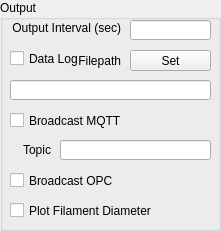
   <widget class="QGroupBox" name="groupBox_4">
    <property name="geometry">
     <rect>
      <x>380</x>
      <y>10</y>
      <width>221</width>
      <height>231</height>
     </rect>
    </property>
    <property name="title">
     <string>Output</string>
    </property>
    <widget class="QLineEdit" name="filepathRead">
     <property name="geometry">
      <rect>
       <x>10</x>
       <y>80</y>
       <width>201</width>
       <height>20</height>
      </rect>
     </property>
     <property name="alignment">
      <set>Qt::AlignRight|Qt::AlignTrailing|Qt::AlignVCenter</set>
     </property>
     <property name="readOnly">
      <bool>true</bool>
     </property>
    </widget>
    <widget class="QLabel" name="label_7">
     <property name="geometry">
      <rect>
       <x>70</x>
       <y>50</y>
       <width>51</width>
       <height>21</height>
      </rect>
     </property>
     <property name="text">
      <string>Filepath</string>
     </property>
     <property name="alignment">
      <set>Qt::AlignRight|Qt::AlignTrailing|Qt::AlignVCenter</set>
     </property>
    </widget>
    <widget class="QCheckBox" name="dataLogCheck">
     <property name="geometry">
      <rect>
       <x>10</x>
       <y>50</y>
       <width>161</width>
       <height>17</height>
      </rect>
     </property>
     <property name="text">
      <string>Data Log</string>
     </property>
    </widget>
    <widget class="QPushButton" name="filepathSet">
     <property name="geometry">
      <rect>
       <x>130</x>
       <y>50</y>
       <width>81</width>
       <height>21</height>
      </rect>
     </property>
     <property name="text">
      <string>Set</string>
     </property>
    </widget>
    <widget class="QLabel" name="label_8">
     <property name="geometry">
      <rect>
       <x>10</x>
       <y>20</y>
       <width>111</width>
       <height>16</height>
      </rect>
     </property>
     <property name="text">
      <string>Output Interval (sec)</string>
     </property>
     <property name="alignment">
      <set>Qt::AlignRight|Qt::AlignTrailing|Qt::AlignVCenter</set>
     </property>
    </widget>
    <widget class="QLineEdit" name="broadcastPeriodSet">
     <property name="geometry">
      <rect>
       <x>130</x>
       <y>20</y>
       <width>81</width>
       <height>20</height>
      </rect>
     </property>
    </widget>
    <widget class="QCheckBox" name="broadcastMQTTCheck">
     <property name="geometry">
      <rect>
       <x>10</x>
       <y>110</y>
       <width>161</width>
       <height>21</height>
      </rect>
     </property>
     <property name="text">
      <string>Broadcast MQTT</string>
     </property>
    </widget>
    <widget class="QCheckBox" name="broadcastOPCCheck">
     <property name="geometry">
      <rect>
       <x>10</x>
       <y>170</y>
       <width>161</width>
       <height>21</height>
      </rect>
     </property>
     <property name="text">
      <string>Broadcast OPC</string>
     </property>
    </widget>
    <widget class="QCheckBox" name="plotCheck">
     <property name="geometry">
      <rect>
       <x>10</x>
       <y>200</y>
       <width>161</width>
       <height>21</height>
      </rect>
     </property>
     <property name="text">
      <string>Plot Filament Diameter</string>
     </property>
    </widget>
    <widget class="QLineEdit" name="mqttTopic">
     <property name="geometry">
      <rect>
       <x>60</x>
       <y>140</y>
       <width>151</width>
       <height>20</height>
      </rect>
     </property>
     <property name="readOnly">
      <bool>false</bool>
     </property>
    </widget>
    <widget class="QLabel" name="label_15">
     <property name="geometry">
      <rect>
       <x>10</x>
       <y>140</y>
       <width>41</width>
       <height>20</height>
      </rect>
     </property>
     <property name="text">
      <string>Topic</string>
     </property>
     <property name="alignment">
      <set>Qt::AlignRight|Qt::AlignTrailing|Qt::AlignVCenter</set>
     </property>
    </widget>
   </widget>
